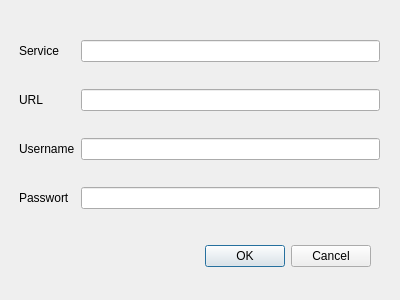
<?xml version="1.0" encoding="UTF-8"?>
<ui version="4.0">
 <class>NewEntryWindow</class>
 <widget class="QDialog" name="NewEntryWindow">
  <property name="geometry">
   <rect>
    <x>0</x>
    <y>0</y>
    <width>400</width>
    <height>300</height>
   </rect>
  </property>
  <property name="windowTitle">
   <string>Dialog</string>
  </property>
  <widget class="QDialogButtonBox" name="buttonBox">
   <property name="geometry">
    <rect>
     <x>30</x>
     <y>240</y>
     <width>341</width>
     <height>32</height>
    </rect>
   </property>
   <property name="orientation">
    <enum>Qt::Orientation::Horizontal</enum>
   </property>
   <property name="standardButtons">
    <set>QDialogButtonBox::StandardButton::Cancel|QDialogButtonBox::StandardButton::Ok</set>
   </property>
  </widget>
  <widget class="QWidget" name="gridLayoutWidget">
   <property name="geometry">
    <rect>
     <x>19</x>
     <y>19</y>
     <width>361</width>
     <height>211</height>
    </rect>
   </property>
   <layout class="QGridLayout" name="gridLayout">
    <item row="2" column="1">
     <widget class="QLineEdit" name="UserEdit"/>
    </item>
    <item row="1" column="0">
     <widget class="QLabel" name="label_2">
      <property name="text">
       <string>URL</string>
      </property>
     </widget>
    </item>
    <item row="0" column="1">
     <widget class="QLineEdit" name="ServiceEdit"/>
    </item>
    <item row="1" column="1">
     <widget class="QLineEdit" name="UrlEdit"/>
    </item>
    <item row="0" column="0">
     <widget class="QLabel" name="label">
      <property name="text">
       <string>Service</string>
      </property>
     </widget>
    </item>
    <item row="2" column="0">
     <widget class="QLabel" name="label_3">
      <property name="text">
       <string>Username</string>
      </property>
     </widget>
    </item>
    <item row="3" column="0">
     <widget class="QLabel" name="label_4">
      <property name="text">
       <string>Passwort</string>
      </property>
     </widget>
    </item>
    <item row="3" column="1">
     <widget class="QLineEdit" name="PasswordEdit"/>
    </item>
   </layout>
  </widget>
 </widget>
 <resources/>
 <connections>
  <connection>
   <sender>buttonBox</sender>
   <signal>accepted()</signal>
   <receiver>NewEntryWindow</receiver>
   <slot>accept()</slot>
   <hints>
    <hint type="sourcelabel">
     <x>248</x>
     <y>254</y>
    </hint>
    <hint type="destinationlabel">
     <x>157</x>
     <y>274</y>
    </hint>
   </hints>
  </connection>
  <connection>
   <sender>buttonBox</sender>
   <signal>rejected()</signal>
   <receiver>NewEntryWindow</receiver>
   <slot>reject()</slot>
   <hints>
    <hint type="sourcelabel">
     <x>316</x>
     <y>260</y>
    </hint>
    <hint type="destinationlabel">
     <x>286</x>
     <y>274</y>
    </hint>
   </hints>
  </connection>
 </connections>
</ui>
